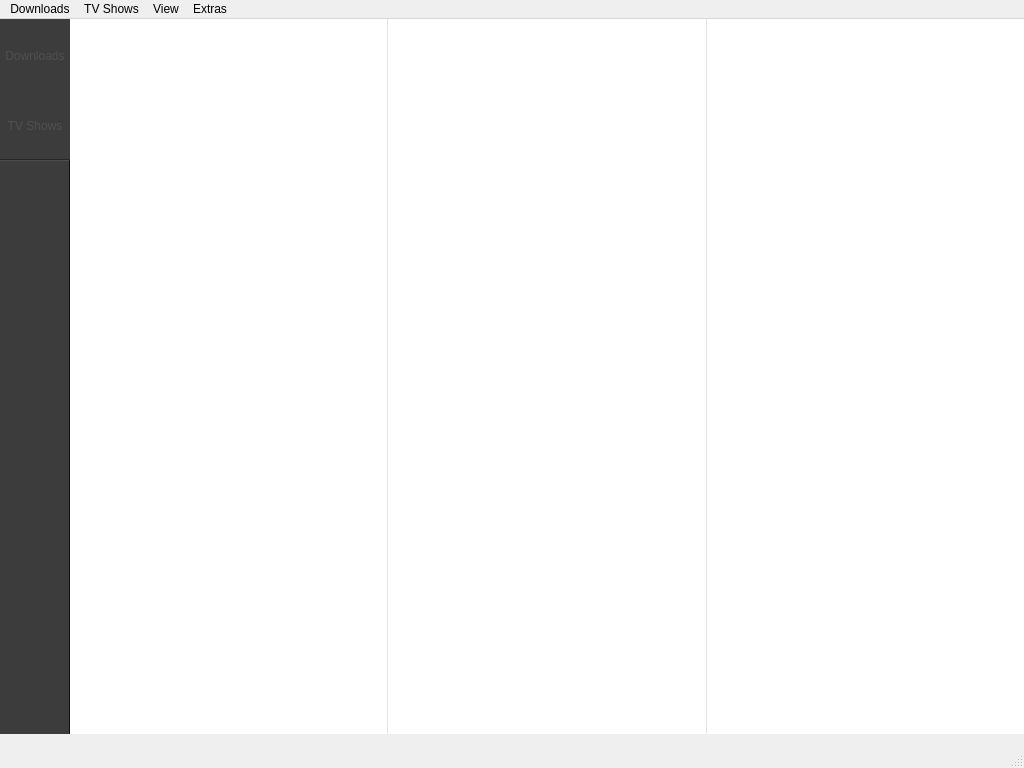
<?xml version="1.0" encoding="UTF-8"?>
<ui version="4.0">
 <class>MainWindow</class>
 <widget class="QMainWindow" name="MainWindow">
  <property name="geometry">
   <rect>
    <x>0</x>
    <y>0</y>
    <width>1024</width>
    <height>768</height>
   </rect>
  </property>
  <property name="windowTitle">
   <string>Media OrQanizer</string>
  </property>
  <property name="styleSheet">
   <string notr="true">QStatusBar {
background: url(:/statusBar/background) repeat-x;
}</string>
  </property>
  <widget class="QWidget" name="centralwidget">
   <property name="styleSheet">
    <string notr="true"/>
   </property>
   <layout class="QHBoxLayout" name="horizontalLayout">
    <property name="spacing">
     <number>0</number>
    </property>
    <property name="leftMargin">
     <number>0</number>
    </property>
    <property name="topMargin">
     <number>0</number>
    </property>
    <property name="rightMargin">
     <number>0</number>
    </property>
    <property name="bottomMargin">
     <number>0</number>
    </property>
    <item>
     <widget class="QWidget" name="centralWidget" native="true">
      <property name="styleSheet">
       <string notr="true"/>
      </property>
      <layout class="QHBoxLayout" name="horizontalLayout_2">
       <property name="spacing">
        <number>0</number>
       </property>
       <property name="leftMargin">
        <number>0</number>
       </property>
       <property name="topMargin">
        <number>0</number>
       </property>
       <property name="rightMargin">
        <number>0</number>
       </property>
       <property name="bottomMargin">
        <number>0</number>
       </property>
       <item>
        <widget class="QWidget" name="sideBar" native="true">
         <property name="minimumSize">
          <size>
           <width>70</width>
           <height>0</height>
          </size>
         </property>
         <property name="maximumSize">
          <size>
           <width>70</width>
           <height>16777215</height>
          </size>
         </property>
         <property name="styleSheet">
          <string notr="true">QWidget { 
background-color: rgb(60,60,60);
border-right: 1px solid rgb(16,16,16);
}
QToolButton {
padding-top: 4px;
border: none;
color: rgba(106,106,106, 100);
background-image: url(:/sideBar/button_background_nc);
}
QToolButton:pressed {
color: rgba(150,150,150, 255);
background-image: url(:/sideBar/button_background_p);
}
QToolButton:checked, QToolButton:checked:pressed {
color: rgba(150,150,150, 255);
background-image: url(:/sideBar/button_background_c);
}
QWidget#separator {
border-top: 1px solid rgb(38,38,38);
border-bottom: 1px solid rgb(77,77,77);
}</string>
         </property>
         <layout class="QVBoxLayout" name="verticalLayout">
          <property name="spacing">
           <number>0</number>
          </property>
          <property name="leftMargin">
           <number>0</number>
          </property>
          <property name="topMargin">
           <number>0</number>
          </property>
          <property name="rightMargin">
           <number>0</number>
          </property>
          <property name="bottomMargin">
           <number>0</number>
          </property>
          <item>
           <widget class="QToolButton" name="buttonDownloads">
            <property name="enabled">
             <bool>false</bool>
            </property>
            <property name="minimumSize">
             <size>
              <width>70</width>
              <height>70</height>
             </size>
            </property>
            <property name="maximumSize">
             <size>
              <width>70</width>
              <height>70</height>
             </size>
            </property>
            <property name="text">
             <string>Downloads</string>
            </property>
            <property name="checkable">
             <bool>true</bool>
            </property>
           </widget>
          </item>
          <item>
           <widget class="QToolButton" name="buttonSeries">
            <property name="sizePolicy">
             <sizepolicy hsizetype="Fixed" vsizetype="Fixed">
              <horstretch>0</horstretch>
              <verstretch>0</verstretch>
             </sizepolicy>
            </property>
            <property name="minimumSize">
             <size>
              <width>70</width>
              <height>70</height>
             </size>
            </property>
            <property name="text">
             <string>TV Shows</string>
            </property>
           </widget>
          </item>
          <item>
           <widget class="QWidget" name="separator" native="true">
            <property name="minimumSize">
             <size>
              <width>0</width>
              <height>2</height>
             </size>
            </property>
            <property name="maximumSize">
             <size>
              <width>16777215</width>
              <height>2</height>
             </size>
            </property>
           </widget>
          </item>
          <item>
           <spacer name="verticalSpacer">
            <property name="orientation">
             <enum>Qt::Vertical</enum>
            </property>
            <property name="sizeHint" stdset="0">
             <size>
              <width>20</width>
              <height>40</height>
             </size>
            </property>
           </spacer>
          </item>
         </layout>
        </widget>
       </item>
       <item>
        <widget class="QSplitter" name="splitter">
         <property name="styleSheet">
          <string notr="true"/>
         </property>
         <property name="orientation">
          <enum>Qt::Vertical</enum>
         </property>
         <property name="opaqueResize">
          <bool>true</bool>
         </property>
         <property name="handleWidth">
          <number>1</number>
         </property>
         <widget class="QStackedWidget" name="centralStackedWidget">
          <property name="styleSheet">
           <string notr="true">QWidget#centralStackedWidget {
background-color: rgb(227,227,227);
}</string>
          </property>
          <property name="currentIndex">
           <number>1</number>
          </property>
          <widget class="QWidget" name="pageDownloads">
           <layout class="QVBoxLayout" name="verticalLayout_2">
            <item>
             <widget class="QTreeView" name="treeViewDownloads"/>
            </item>
           </layout>
          </widget>
          <widget class="QWidget" name="pageSeries">
           <layout class="QHBoxLayout" name="horizontalLayout_3">
            <property name="spacing">
             <number>0</number>
            </property>
            <property name="leftMargin">
             <number>0</number>
            </property>
            <property name="topMargin">
             <number>0</number>
            </property>
            <property name="rightMargin">
             <number>0</number>
            </property>
            <property name="bottomMargin">
             <number>0</number>
            </property>
            <item>
             <widget class="QSplitter" name="splitter_2">
              <property name="midLineWidth">
               <number>1</number>
              </property>
              <property name="orientation">
               <enum>Qt::Horizontal</enum>
              </property>
              <property name="opaqueResize">
               <bool>false</bool>
              </property>
              <property name="handleWidth">
               <number>1</number>
              </property>
              <widget class="QTreeView" name="treeViewSeries">
               <property name="frameShape">
                <enum>QFrame::NoFrame</enum>
               </property>
               <property name="frameShadow">
                <enum>QFrame::Plain</enum>
               </property>
               <property name="lineWidth">
                <number>0</number>
               </property>
               <property name="rootIsDecorated">
                <bool>false</bool>
               </property>
               <property name="headerHidden">
                <bool>true</bool>
               </property>
              </widget>
              <widget class="QTreeView" name="treeViewSeasons">
               <property name="frameShape">
                <enum>QFrame::NoFrame</enum>
               </property>
               <property name="frameShadow">
                <enum>QFrame::Plain</enum>
               </property>
               <property name="lineWidth">
                <number>0</number>
               </property>
               <property name="rootIsDecorated">
                <bool>false</bool>
               </property>
               <property name="headerHidden">
                <bool>true</bool>
               </property>
              </widget>
              <widget class="QTreeView" name="treeViewEpisodes">
               <property name="frameShape">
                <enum>QFrame::NoFrame</enum>
               </property>
               <property name="rootIsDecorated">
                <bool>false</bool>
               </property>
               <attribute name="headerVisible">
                <bool>false</bool>
               </attribute>
              </widget>
             </widget>
            </item>
           </layout>
          </widget>
         </widget>
        </widget>
       </item>
      </layout>
     </widget>
    </item>
   </layout>
  </widget>
  <widget class="QMenuBar" name="menubar">
   <property name="geometry">
    <rect>
     <x>0</x>
     <y>0</y>
     <width>1024</width>
     <height>22</height>
    </rect>
   </property>
   <widget class="QMenu" name="menuView">
    <property name="title">
     <string>View</string>
    </property>
    <addaction name="separator"/>
    <addaction name="actionDownloads"/>
    <addaction name="actionTV_Shows"/>
   </widget>
   <widget class="QMenu" name="menuExtras">
    <property name="title">
     <string>Extras</string>
    </property>
    <addaction name="actionPreferences"/>
    <addaction name="actionDownload_Preferences"/>
    <addaction name="actionPremiumizeMe_Preferences"/>
   </widget>
   <widget class="QMenu" name="menuDownloads">
    <property name="title">
     <string>Downloads</string>
    </property>
    <addaction name="actionStart"/>
    <addaction name="actionStopDownloads"/>
    <addaction name="separator"/>
    <addaction name="actionDeleteDownload"/>
    <addaction name="actionResetDownload"/>
    <addaction name="actionExtract"/>
   </widget>
   <widget class="QMenu" name="menuTV_Shows">
    <property name="title">
     <string>TV Shows</string>
    </property>
    <addaction name="actionAdd_show"/>
   </widget>
   <addaction name="menuDownloads"/>
   <addaction name="menuTV_Shows"/>
   <addaction name="menuView"/>
   <addaction name="menuExtras"/>
  </widget>
  <widget class="QStatusBar" name="statusbar">
   <property name="minimumSize">
    <size>
     <width>0</width>
     <height>34</height>
    </size>
   </property>
   <property name="sizeGripEnabled">
    <bool>true</bool>
   </property>
  </widget>
  <action name="actionDownloads">
   <property name="checkable">
    <bool>true</bool>
   </property>
   <property name="checked">
    <bool>true</bool>
   </property>
   <property name="text">
    <string>Downloads</string>
   </property>
   <property name="toolTip">
    <string>Show downloads</string>
   </property>
   <property name="shortcut">
    <string>Ctrl+1</string>
   </property>
  </action>
  <action name="actionPreferences">
   <property name="text">
    <string>Preferences...</string>
   </property>
  </action>
  <action name="actionDownload_Preferences">
   <property name="text">
    <string>Download Preferences...</string>
   </property>
  </action>
  <action name="actionPremiumizeMe_Preferences">
   <property name="text">
    <string>PremiumizeMe Preferences...</string>
   </property>
  </action>
  <action name="actionStart">
   <property name="text">
    <string>Start queue</string>
   </property>
   <property name="toolTip">
    <string>Start Downloads</string>
   </property>
  </action>
  <action name="actionDeleteDownload">
   <property name="text">
    <string>Delete</string>
   </property>
   <property name="shortcut">
    <string>Ctrl+Backspace</string>
   </property>
  </action>
  <action name="actionResetDownload">
   <property name="text">
    <string>Reset</string>
   </property>
  </action>
  <action name="actionStopDownloads">
   <property name="enabled">
    <bool>false</bool>
   </property>
   <property name="text">
    <string>Stop all</string>
   </property>
  </action>
  <action name="actionExtract">
   <property name="text">
    <string>Extract</string>
   </property>
  </action>
  <action name="actionTV_Shows">
   <property name="checkable">
    <bool>true</bool>
   </property>
   <property name="text">
    <string>TV Shows</string>
   </property>
   <property name="shortcut">
    <string>Ctrl+2</string>
   </property>
  </action>
  <action name="actionAdd_show">
   <property name="text">
    <string>Add show...</string>
   </property>
   <property name="shortcut">
    <string>Ctrl+N</string>
   </property>
  </action>
 </widget>
 <resources/>
 <connections/>
</ui>
